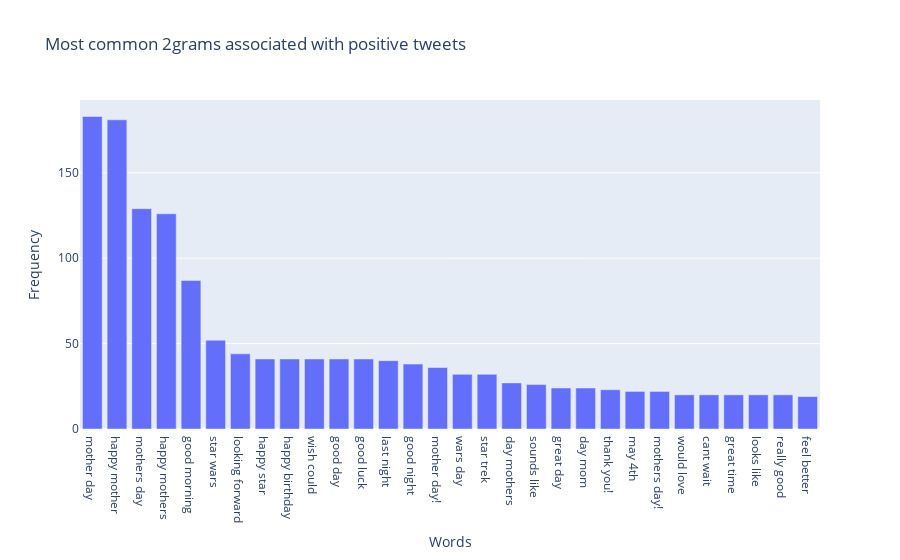

The notebook cell saved with this chart:
### Code cell
plot_freq_dist(create_corpus(positive_text_2), ngram=2, title = 'Most common 2grams associated with positive tweets')

### Figure 1 — Plotly figure (JSON) as saved in the notebook; plotly's stock layout.template omitted (floating-point values rounded to 4 significant figures)
{"data": [{"alignmentgroup": "True", "hovertemplate": "Words=%{x}<br>Frequency=%{y}<extra></extra>", "legendgroup": "", "marker": {"color": "#636efa"}, "name": "", "offsetgroup": "", "orientation": "v", "showlegend": false, "textposition": "auto", "type": "bar", "x": ["mother day", "happy mother", "mothers day", "happy mothers", "good morning", "star wars", "looking forward", "happy star", "happy birthday", "wish could", "good day", "good luck", "last night", "good night", "mother day!", "wars day", "star trek", "day mothers", "sounds like", "great day", "day mom", "thank you!", "may 4th", "mothers day!", "would love", "cant wait", "great time", "looks like", "really good", "feel better"], "xaxis": "x", "y": [183, 181, 129, 126, 87, 52, 44, 41, 41, 41, 41, 41, 40, 38, 36, 32, 32, 27, 26, 24, 24, 23, 22, 22, 20, 20, 20, 20, 20, 19], "yaxis": "y"}], "layout": {"autosize": true, "barmode": "relative", "legend": {"tracegroupgap": 0}, "title": {"text": "Most common 2grams associated with positive tweets"}, "xaxis": {"anchor": "y", "autorange": true, "domain": [0, 1], "range": [-0.5, 29.5], "title": {"text": "Words"}, "type": "category"}, "yaxis": {"anchor": "x", "autorange": true, "domain": [0, 1], "range": [0, 192.6], "title": {"text": "Frequency"}, "type": "linear"}}}
